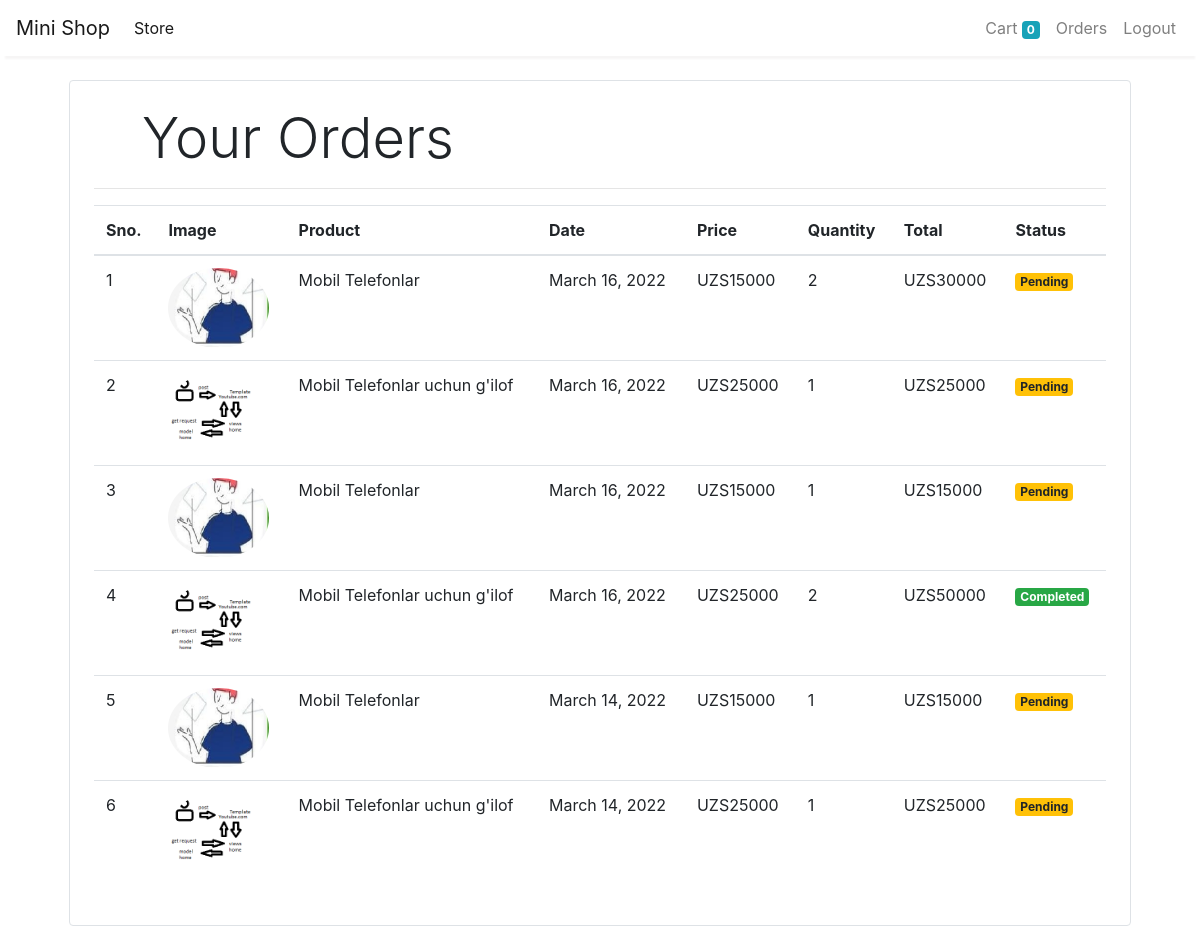
Screenshot of /orders (signed in) with the database file from the repository.
### store/models.py (models this page shows, shortened)
class Order(models.Model):#buyurtma
    product = models.ForeignKey(Product,on_delete=models.CASCADE)
    customer = models.ForeignKey(Customer,on_delete=models.CASCADE)
    quantity = models.IntegerField(default=1)
    price = models.IntegerField()
    address = models.CharField(max_length=50,default='',blank=True)
    phone = models.CharField(max_length=50,default='',blank=True)
    date = models.DateField(default=datetime.datetime.today)
    status = models.BooleanField(default=False)
    @staticmethod
    def get_orders_by_customer(customer_id):#mijoz
        return Order.objects.filter(customer=customer_id).order_by('-date')#eng oxirgi buyurtma bo'yicha

class Product(models.Model):
    name = models.CharField(max_length=150)
    price = models.IntegerField(default=0)
    category = models.ForeignKey(Category,on_delete=models.CASCADE,default=1)
    description = models.CharField(max_length=200,default='',null=True,blank=True)
    image = models.ImageField(upload_to='images/products/')

### store/middlewares/auth.py (the view)
    def middleware(request):
        print(request.session.get('customer'))
        returnUrl = request.META['PATH_INFO']#qaysi page linkda turgan bo'lsa shuni ko'rsatsin
        print(request.META['PATH_INFO'])
        if not request.session.get('customer'):
            return redirect(f'login?return_url={returnUrl}')
        response = get_response(request)
        return response

### store/templatetags/custom_filter.py (called while the page is built)
@register.filter(name='currency')
def currency(number):
    return "UZS"+str(number) #templateda narxni chiqaramiz shu narx oldiga UZS ni qo'yib qo'yadi

@register.filter(name='multiply')
def multiply(number,number1):
    return number*number1

### store/views.py (called while the page is built)
    def get(self , request ):
        customer = request.session.get('customer')
        orders = Order.get_orders_by_customer(customer)
        print(orders)
        return render(request , 'orders.html'  , {'orders' : orders})

### store/templates/orders.html
{% extends 'base.html' %}
{% block content %}
{% load cart %}
{% load custom_filter %}
<div class="container">
   <div class="border rounded p-4 m-4">
        <p class="display-4 pl-4 ml-4">Your Orders</p>
        <hr>
        <table class="table">
            <thead>
                <tr>
                    <th>Sno.</th>
                    <th>Image</th>
                    <th>Product</th>
                    <th>Date</th>
                    <th>Price</th>
                    <th>Quantity</th>
                    <th>Total</th>
                    <th>Status</th>
                </tr>
            </thead>
            <tbody>
                {% for order in orders %}
                <tr>
                    <td>{{forloop.counter}}</td>
                    <td><img style="height: 80px;" class="rounded-circle" src="{{order.product.image.url}}" alt=""></td>
                    <td>{{order.product.name}}</td>
                    <td>{{order.date}}</td>
                    <td>{{order.price|currency}}</td>
                    <td>{{order.quantity}}</td>
                    <td>{{order.quantity|multiply:order.price|currency}}</td>
                    {% if order.status %}
                    <td><small class="badge badge-success">Completed</small></td>
                    {%else%}
                    <td><small class="badge badge-warning">Pending</small></td>
                    {% endif %}
                </tr>
                {% endfor %}
            </tbody>
        </table>
   </div>
</div>
{% endblock %}

### store/templates/base.html (shortened to what this page needs)
<!doctype html>
<html lang="en">
<head>
  <link rel="stylesheet" href="https://maxcdn.bootstrapcdn.com/bootstrap/4.0.0/css/bootstrap.min.css"
>
</head>
<body>
  <nav class="one-edge-shadow
  sticky-top navbar
  navbar-expand-lg
   navbar-light bg-white">
    <a class="navbar-brand" href="/">Mini Shop</a>
    <div class="collapse navbar-collapse" id="navbarSupportedContent">
      <ul class="navbar-nav mr-auto">
        <li class="nav-item active">
          <a class="nav-link" href="/store">Store <span class="sr-only">(current)</span></a>
        </li>
      </ul>
      <ul class=" navbar-nav my-2 my-lg-0">
        <li class="nav-item ">
          <a class="nav-link" href="/cart">Cart
            <span class="badge badge-info">{{request.session.cart.keys|length}}</span>
            <span class="sr-only">(current)</span></a>
        </li>
        {% if request.session.customer %}
        <li class="nav-item ">
          <a class="nav-link" href="/orders">Orders<span class="sr-only">(current)</span></a>
        </li>
        <li class="nav-item ">
          <a class="nav-link" href="/logout">Logout<span class="sr-only">(current)</span></a>
        </li>
        {% endif %}
      </ul>
    </div>
  </nav>
    {% block content %}{% endblock %}
</body>
</html>

### store/templates/base.html (style rules this page uses)
nav { background-color: white; }
.one-edge-shadow { box-shadow: 0 8px 2px -5px rgb(246, 245, 245); }

### rows the page displays
Order: product.image (picture), product.name "Mobil Telefonlar", date "March 16, 2022", price "UZS15000", quantity "2", quantity|multiply "UZS30000", status "Pending"
Order: product.image (picture), product.name "Mobil Telefonlar uchun g'ilof", date "March 16, 2022", price "UZS25000", quantity "1", quantity|multiply "UZS25000", status "Pending"
Order: product.image (picture), product.name "Mobil Telefonlar", date "March 16, 2022", price "UZS15000", quantity "1", quantity|multiply "UZS15000", status "Pending"
Order: product.image (picture), product.name "Mobil Telefonlar uchun g'ilof", date "March 16, 2022", price "UZS25000", quantity "2", quantity|multiply "UZS50000", status "Completed"
Order: product.image (picture), product.name "Mobil Telefonlar", date "March 14, 2022", price "UZS15000", quantity "1", quantity|multiply "UZS15000", status "Pending"
Order: product.image (picture), product.name "Mobil Telefonlar uchun g'ilof", date "March 14, 2022", price "UZS25000", quantity "1", quantity|multiply "UZS25000", status "Pending"

### other values shown
{{ request.session.cart.keys|length }} "0"
